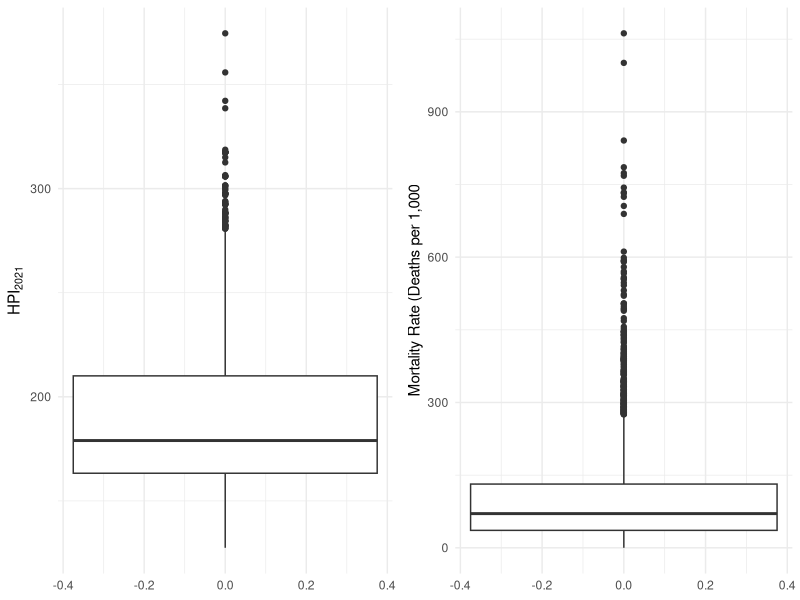
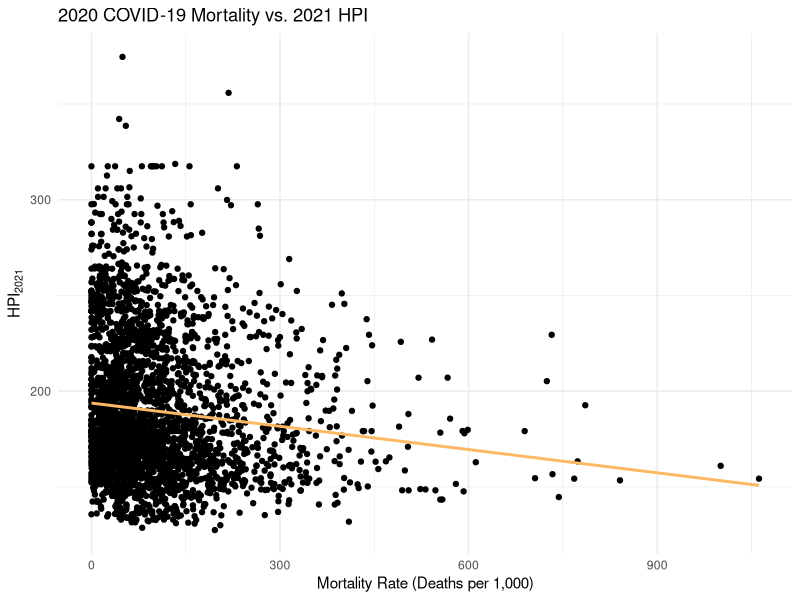
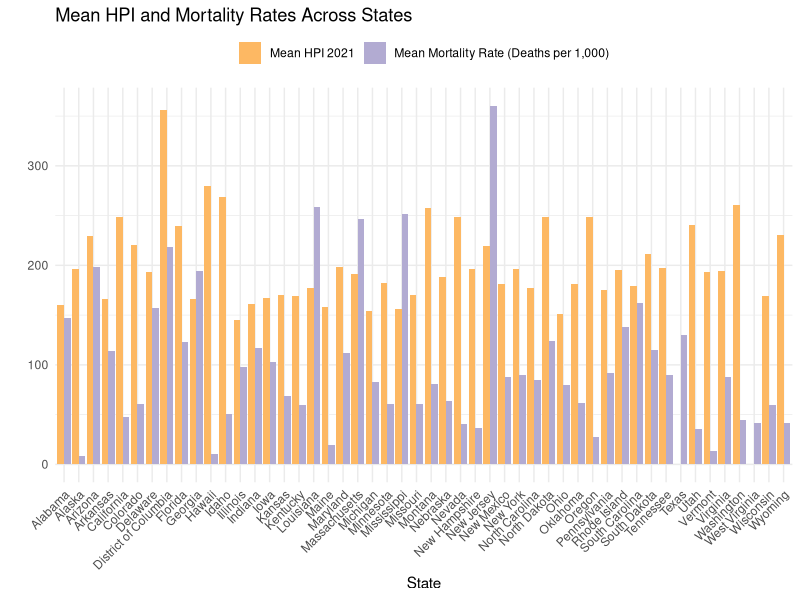
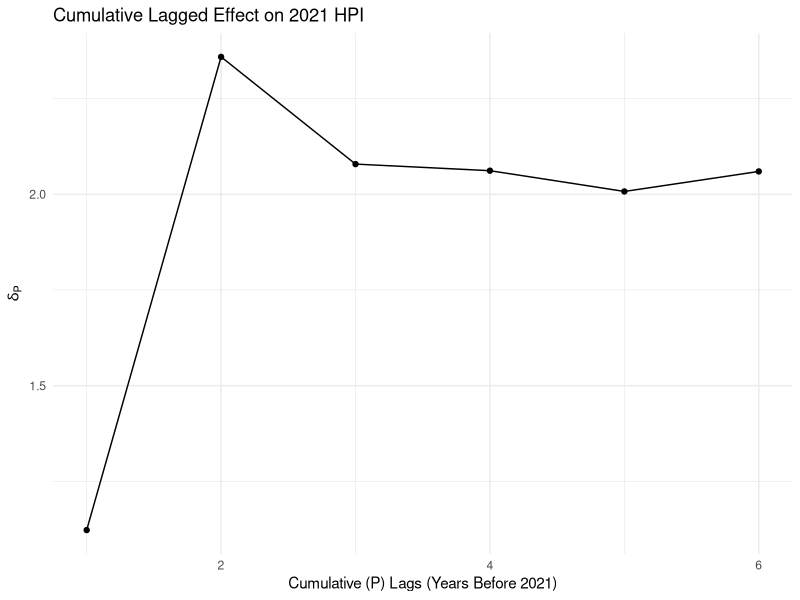

The R script that drew these images, in order:
## ---- chunk 1
library(tidyverse)
library(gridExtra)

covid.housing = read_csv("Data/covid_housing.csv")

housing.prices = read_csv("Data/housing_prices_full.csv")
## ---- chunk 2
covid.factors = c(str_c("hpi", 2015:2021), "mortality_rate")

formatted.factors <- gsub("_", " ", covid.factors)
formatted.factors <- gsub("hpi", "HPI ", formatted.factors)
formatted.factors <- tools::toTitleCase(formatted.factors)

tibble(
  Variable = formatted.factors,
  Mean = sapply(covid.factors, function(x)mean(covid.housing[[x]], na.rm=T)) %>% round(2),
  Median = sapply(covid.factors, function(x)median(covid.housing[[x]], na.rm=T)) %>% round(2),
  SD = sapply(covid.factors, function(x)sd(covid.housing[[x]], na.rm=T)) %>% round(2),
  Min = sapply(covid.factors, function(x)min(covid.housing[[x]], na.rm=T)) %>% round(2),
  Max = sapply(covid.factors, function(x)max(covid.housing[[x]], na.rm=T)) %>% round(2)
) %>% knitr::kable()
## ---- chunk 3
p1 = covid.housing %>% ggplot()+
  geom_boxplot(aes(y=hpi2021))+
  ylab(expression(HPI[2021]))+
  theme_minimal()
p2 = covid.housing %>% ggplot()+
  geom_boxplot(aes(y=mortality_rate))+
  theme_minimal()+
  ylab("Mortality Rate (Deaths per 1,000")
grid.arrange(p1, p2, ncol=2)
## ---- chunk 4
covid.housing %>% ggplot(mapping=aes(x=mortality_rate, y=hpi2021))+
  geom_point()+
  geom_smooth(color="#FDB863", se=F, method="lm")+
  xlab("Mortality Rate (Deaths per 1,000)")+
  ylab(expression(HPI[2021]))+
  theme_minimal()+
  labs(title="2020 COVID-19 Mortality vs. 2021 HPI")
## ---- chunk 5
covid.housing %>%
  select(state, hpi2021, mortality_rate) %>% group_by(state) %>% summarize(
    state = first(state),
    hpi2021 = mean(hpi2021),
    mortality_rate = mean(mortality_rate)
  ) %>%
  pivot_longer(cols = c("hpi2021", "mortality_rate"), 
               values_to = "value", 
               names_to = "label") %>%
  ggplot(aes(state, value, fill = label)) +
  geom_bar(stat = "identity", position = position_dodge(width = 0.9)) +
  labs(title="Mean HPI and Mortality Rates Across States", y = "", x='State') +
  theme_minimal() +
  theme(legend.position = "top") +
  theme(axis.text.x = element_text(angle = 45, hjust = 1)) + 
  theme(legend.title = element_blank()) +
  scale_fill_manual(name = "Legend", 
                    values = c("hpi2021" = "#FDB863", "mortality_rate" = "#B2ABD2"),
                    labels = c("hpi2021" = "Mean HPI 2021", "mortality_rate" = "Mean Mortality Rate (Deaths per 1,000)"))

## ---- chunk 6
covid.housing %>% mutate(
  state = as.factor(state)
) -> covid.housing
covid.factors = c("mortality_rate", str_c("hpi", 2015:2021), "state")
covid.lm = lm(hpi2021 ~ ., covid.housing[covid.factors])
covid.table = summary(covid.lm)$coefficients %>% 
  as_tibble()
covid.table$Coefficient = covid.lm$coefficients %>% names()
covid.table$Coefficient = gsub("hpi", "HPI ", covid.table$Coefficient)
covid.table$Coefficient = str_replace(covid.table$Coefficient, "mortality_rate", "Mortality Rate")
covid.table$Coefficient = gsub("state", "", covid.table$Coefficient)
covid.table %>% setNames(c("Estimate", "Std. Error", "T.Value", "P.Value", "Coefficient")) -> covid.table

covid.table %>% mutate(
    Estimate = round(Estimate, 5),
    `Std. Error` = round(`Std. Error`, 8),
    T.Value = round(T.Value, 5),
    P.Value = format(round(P.Value, 8), scientific=F)
) -> covid.table

covid.table[c("Coefficient", "Estimate", "Std. Error", "T.Value", "P.Value")] -> covid.table

cbind(covid.table, round(confint(covid.lm), 5) %>% as_tibble()) -> covid.table

covid.table %>% filter(Coefficient == "Mortality Rate") %>%
  knitr::kable()
## ---- chunk 7
housing.prices.reshape = housing.prices %>% 
  select(zip, year, hpi) %>%
    pivot_wider(names_from = year, values_from = hpi, 
                names_glue="{.value}_{year}")
housing.prices.reshape[colnames(housing.prices.reshape)
                       [colSums(is.na(housing.prices.reshape)) > 0]] ->
  housing.prices.reshape

hpi.years = rev(setdiff(colnames(housing.prices.reshape)
                        [str_detect(colnames(housing.prices.reshape), "hpi")],
                    c("hpi_2022", "hpi_2021")))

deltas = c()
alpha = 0.1
significant = T
index = 1
while(significant){
  hpi.year.lm = lm(hpi_2021 ~ ., housing.prices.reshape[c("hpi_2021",
                                                          hpi.years[1:index])])
  deltas = c(deltas, summary(hpi.year.lm)$coefficients[2])
  significant = all(summary(hpi.year.lm)$coefficients[2:(index+1),"Pr(>|t|)"] 
                    < alpha)
  index = index + 1
}

ggplot(mapping=aes(x=1:(index-1), y=deltas))+
  geom_point()+
  geom_line()+
  ylab(expression(delta[P]))+
  xlab("Cumulative (P) Lags (Years Before 2021)")+
  labs(title="Cumulative Lagged Effect on 2021 HPI")+
  theme_minimal()
## ---- chunk 8
covid.table %>%
  knitr::kable()
